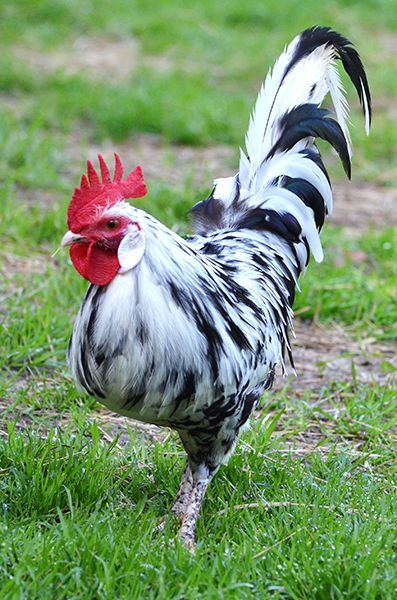
#> input picture img0.jpg, 397 x 600 px
$ python AvarageFilter.py
#> lines starting #> are read from the running program, lines starting #| are printed output that depends on the picture
import cv2
import numpy as np

# image path
path = r'img0.jpg'

# using imread()
img = cv2.imread(path)
#> img is the input picture: shape (600, 397, 3); mean B, G, R 112.2, 150.4, 123.5

im1 = cv2.blur(img, (5, 5))
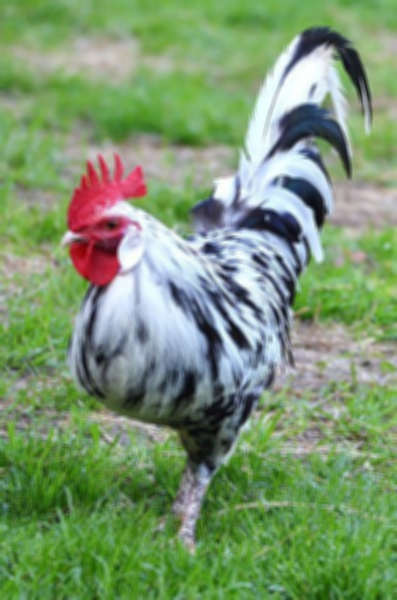
#> im1: shape (600, 397, 3); mean B, G, R 112.2, 150.4, 123.5
im2 = cv2.boxFilter(img, -1, (2, 2), normalize=True)
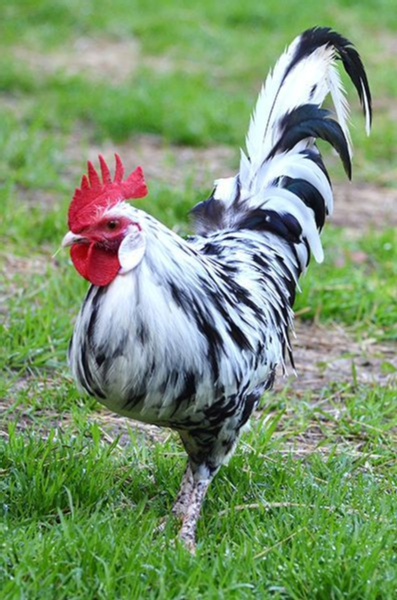
#> im2: shape (600, 397, 3); mean B, G, R 112.5, 150.8, 123.9

cv2.imshow('image', np.hstack((im1, im2)))
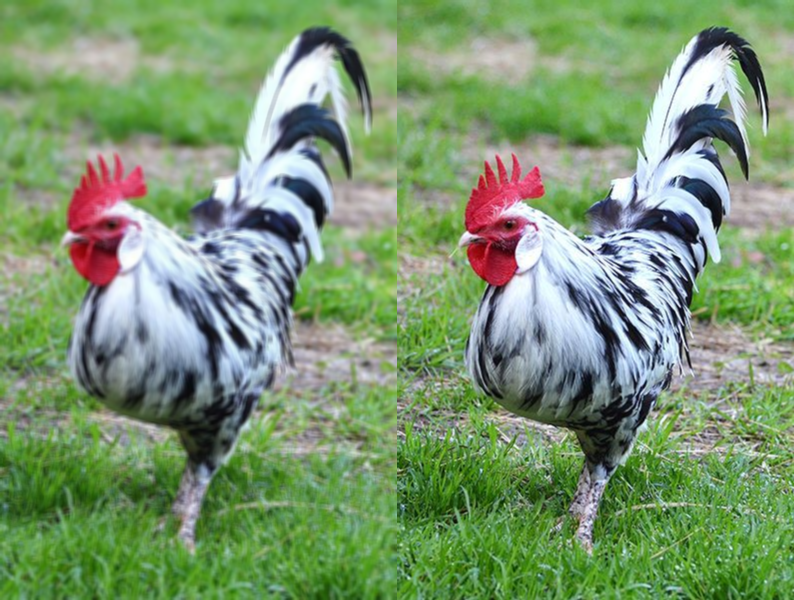
#> window 'image': shape (600, 794, 3); mean B, G, R 112.3, 150.6, 123.7
cv2.waitKey(0);
cv2.destroyAllWindows();
cv2.waitKey(1)

$ run again, with img01.jpg copied over img0.jpg
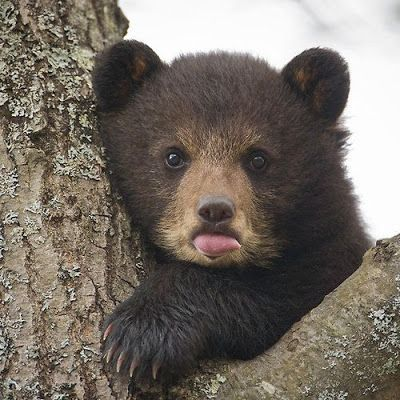
#> input picture img01.jpg, 400 x 400 px
#> img is the input picture: shape (400, 400, 3); mean B, G, R 102.8, 111.3, 119.1
#> `im1 = cv2.blur(img, (5, 5))`:
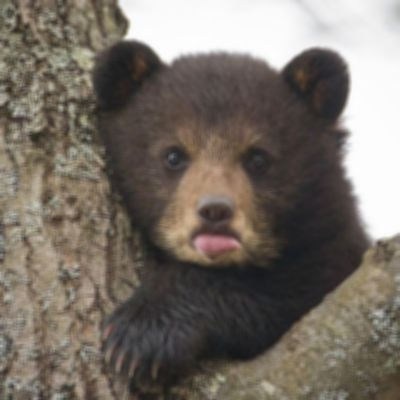
#> im1: shape (400, 400, 3); mean B, G, R 102.8, 111.3, 119.1
#> `cv2.imshow('image', np.hstack((im1, im2)))`:
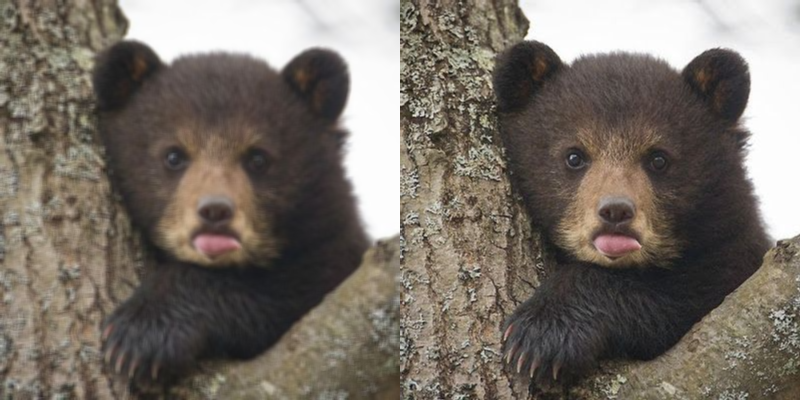
#> window 'image': shape (400, 800, 3); mean B, G, R 103, 111.5, 119.3
